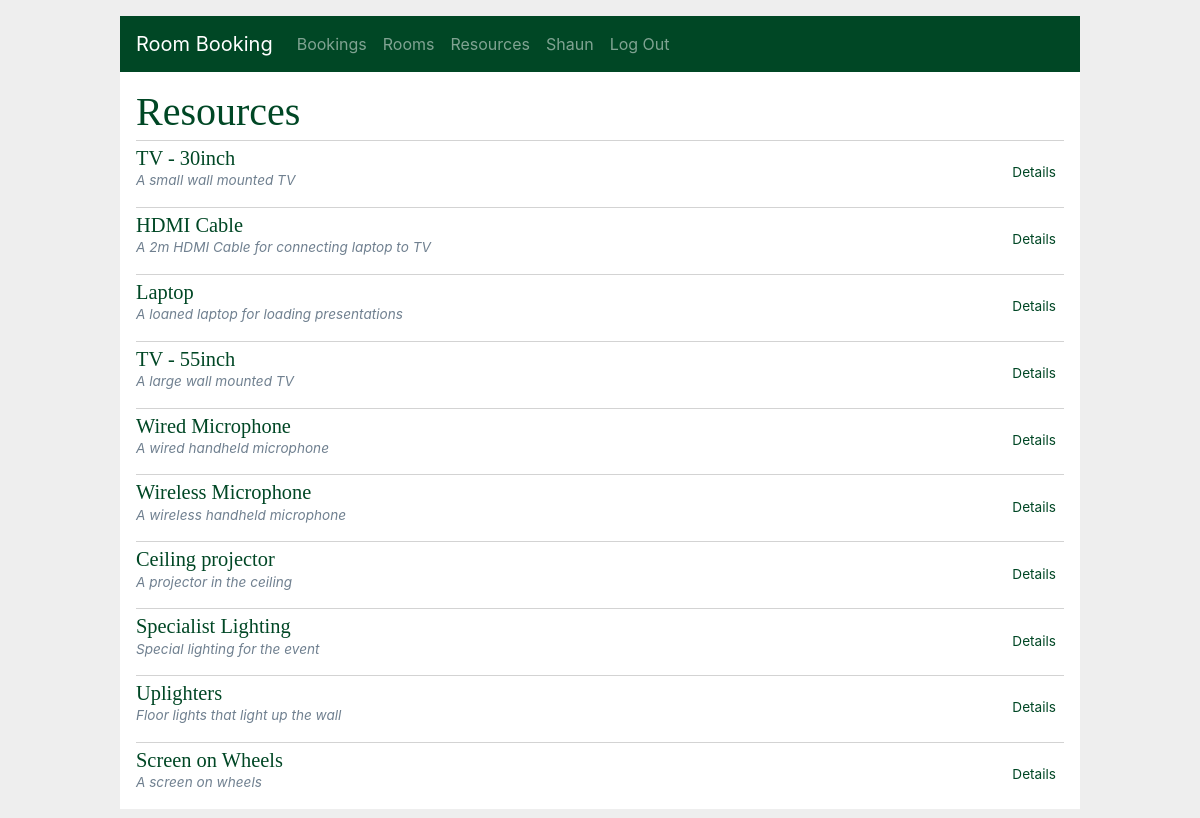
Page /resources/ (signed in) on the earlier database version.
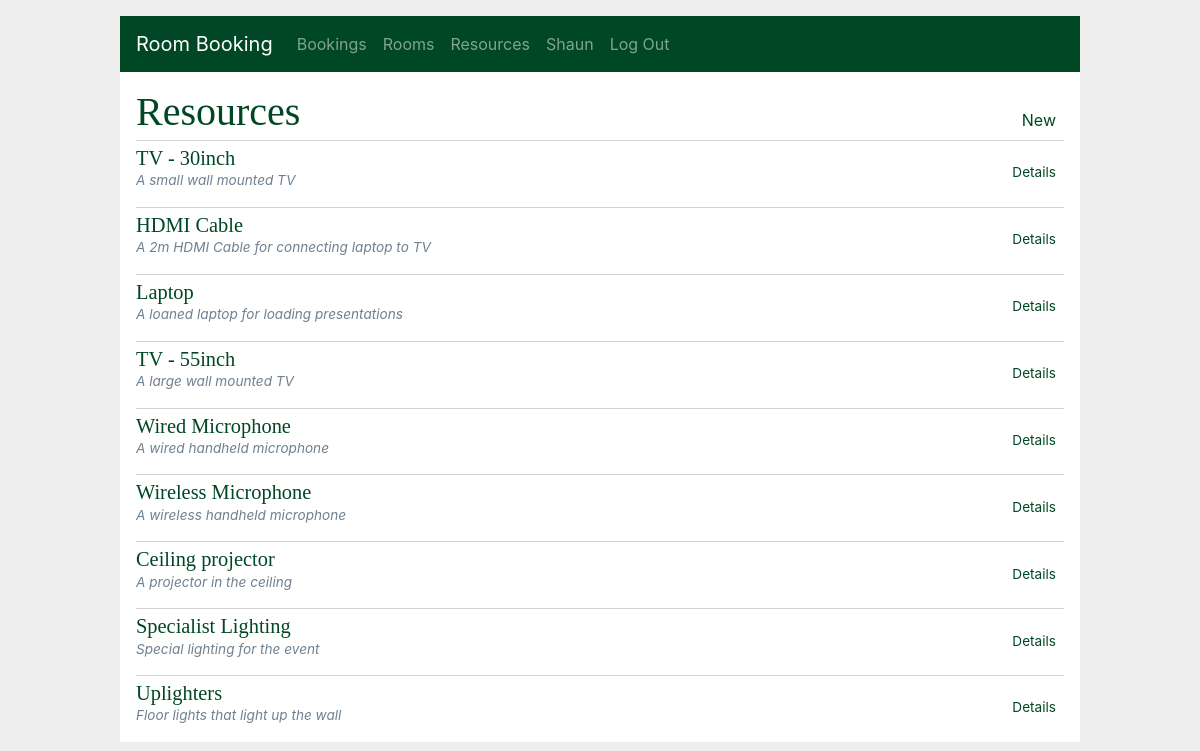
Same page on the later database version.
### app/models/resource.py (models this page shows, shortened)
class Resource(db.Model):
    __tablename__ = 'resources'
    id = db.Column(db.Integer, primary_key=True, autoincrement=True, nullable=False)
    name = db.Column(db.String(150), unique=True, nullable=False)
    description = db.Column(db.String, nullable=False)
    room_resources = db.relationship('RoomResource', back_populates="resource", cascade='all, delete, delete-orphan')

### app/resources/routes.py (the view)
@bp.route('/')
@login_required
def index():
    resources = Resource.query.all()
    return render_template('resources/index.html', resources=resources)

### app/main/routes.py (called while the page is built)
@bp.before_app_request
def load_logged_in_user():
    user_id = session.get('user_id')
    if user_id is None:
        g.user = None
    else:
        g.user = User.query.filter_by(
                id=user_id).first()

def login_required(view):
    @functools.wraps(view)
    def wrapped_view(**kwargs):
        if g.user is None:
            return redirect(url_for('main.login'))
        return view(**kwargs)
    return wrapped_view

### app/templates/resources/index.html
{% extends 'base.html' %}
{% block header %}
  <h1>{% block title %}Resources{% endblock %}</h1>
  {% if g.user.role == 'admin' %}
    <a class="action" href="{{ url_for('resources.create') }}">New</a>
  {% endif %}
{% endblock %}
{% block content %}
  {% for resource in resources %}
    <article class="booking">
      <header>
        <div>
          <a href="{{ url_for('resources.details', id=resource['id']) }}"><h1>{{ resource['name'] }}</h1></a>
          <div class="about"> {{ resource['description'] }}</div>
        </div>
        <div>
          <a class="action" href="{{ url_for('resources.details', id=resource['id']) }}">Details</a>
        </div>
      </header>
    </article>
    {% if not loop.last %}
      <hr style="margin-bottom: 0">
    {% endif %}
  {% endfor %}
{% endblock %}

Differences in the rows shown:
removed Resource: name "Screen on Wheels", description "A screen on wheels"
changed User "Shaun": role "user" → "admin" (drawn)
Other differences:
text now shown: "New"
